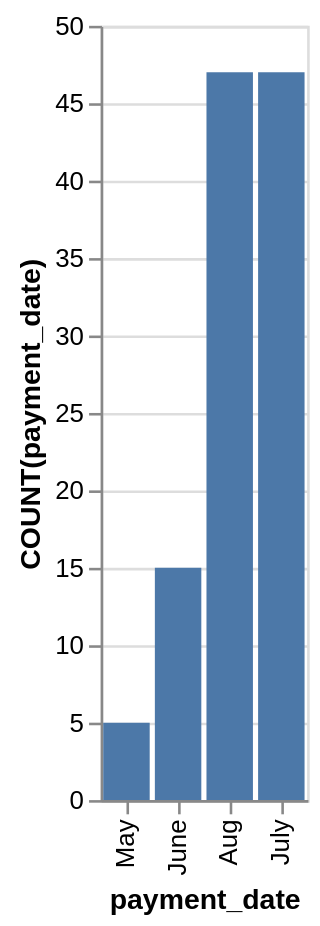

Write the Vega-Lite specification saved for this chart.
### Vega-Lite specification from a JSON file in a GitHub repository (floating-point values rounded to 4 significant figures)
{"data": {"values": [{"x_data": "May", "y_data": 5}, {"x_data": "June", "y_data": 15}, {"x_data": "Aug", "y_data": 47}, {"x_data": "July", "y_data": 47}]}, "mark": "bar", "encoding": {"x": {"field": "x_data", "type": "nominal", "title": "payment_date", "sort": {"op": "sum", "field": "y_data", "order": "ascending"}}, "y": {"field": "y_data", "type": "quantitative", "title": "COUNT(payment_date)"}}}
